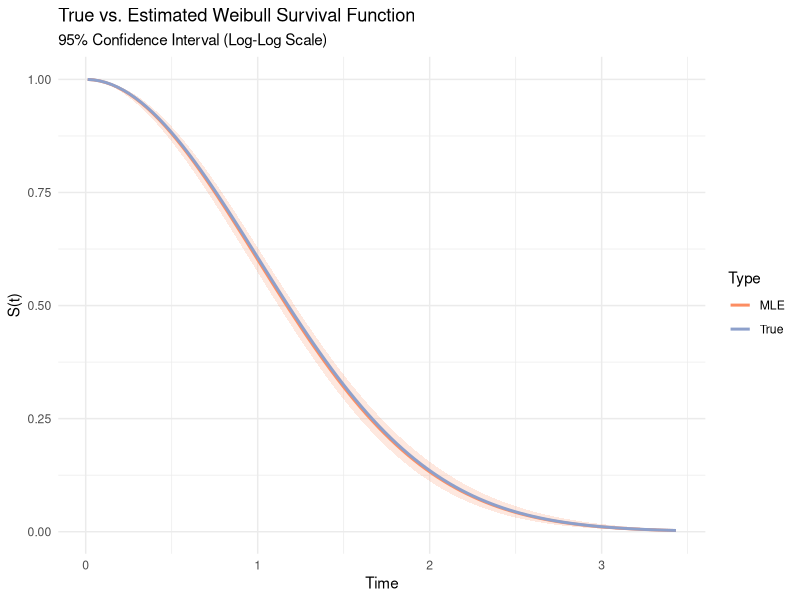
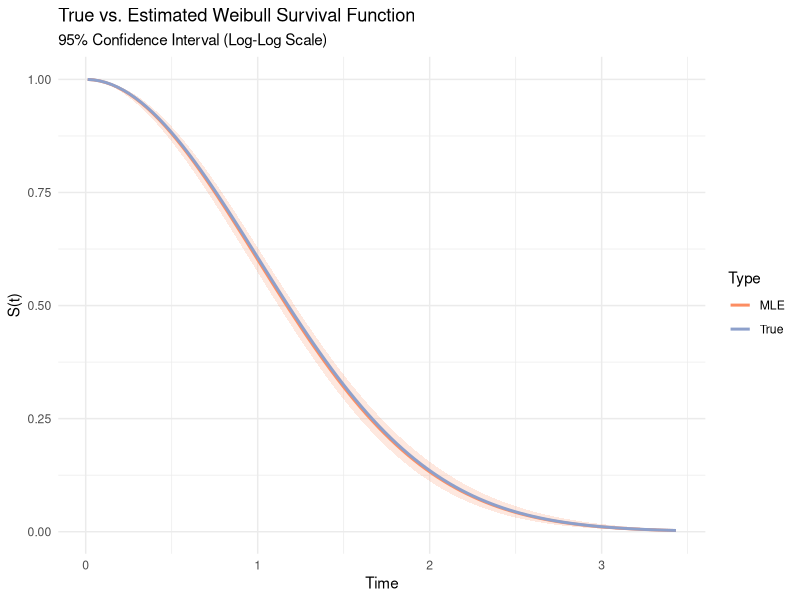

Generate these figures, in order, with R:
## ---------------------------
##
## Script name: Homework2_q3.R
##
## Author: Trent VanHawkins
##
## Date Created: 2026-01-24
##
##
## ---------------------------
## Load up libraries we need
library(survival)
library(tidyverse)
library(here)
# Map to proper parameterization ------------------------------------------
## Shape/Rate
alpha <- 2
beta <- 0.5

## Shape/Scale
sigma <- 1/beta^(1/alpha)

## Exponential Rate
lambda <- 1/3

# Simulate Failure and Censoring times ------------------------------------
set.seed(404)
n <- 1000
x <- rweibull(n, alpha, sigma)
c <- rexp(n, lambda)

# Define delta and t ------------------------------------------------------
t <- ifelse(x < c, x, c)
delta <- as.numeric(t == x)


# Fit survival function ---------------------------------------------------
fit <- survreg(Surv(t, delta, type = "right") ~ 1, dist="weibull")

## Extract estimated parameters
est_intercept <- coef(fit)
est_scale_tau <- fit$scale

## Convert them back to your alpha and beta
est_alpha <- 1 / est_scale_tau
est_sigma <- as.numeric(exp(coef(fit)))
est_beta  <- exp(-est_intercept / est_scale_tau)

# Compute the predicted values from some values of t ---------------------------
plot_times <- seq(min(t), max(t), length.out = 100)

## Compute true and predicted values
S_t   <- pweibull(plot_times, shape = alpha, scale = sigma, lower.tail = FALSE)
S_hat <- pweibull(plot_times, shape = est_alpha, scale = est_sigma, lower.tail = FALSE)


# Compute the variance and CI ---------------------------------------------
get_ci <- function(t, fit) {
  mu <- as.numeric(coef(fit))
  tau <- fit$scale
  
  # Calculate Z at time t
  z <- (log(t) - mu) / tau
  
  # Gradient (already on log-log scale)
  grad_mu     <- -1 / tau
  grad_logtau <- -z
  grad_vec    <- c(grad_mu, grad_logtau)
  
  # Variance on the log-log scale
  var <- drop(t(grad_vec) %*% vcov(fit) %*% grad_vec)
  se  <- sqrt(var)
  
  # Confidence Interval
  z_lower <- z - 1.96 * se
  z_upper <- z + 1.96 * se
  
  # Back-transform to Survival (0,1) scale
  s_lower <- exp(-exp(z_upper))
  s_upper <- exp(-exp(z_lower))
  
  return(c(lower = s_lower, upper = s_upper))
}

CI <- sapply(plot_times, function(t) get_ci(t, fit))

## Create a dataframe for plotting
res_df <- data.frame(
  time = plot_times,
  True = S_t,
  MLE = S_hat,
  lower_ci = CI[1,],
  upper_ci = CI[2,]
) %>% 
  pivot_longer(cols = c(True, MLE), names_to = "type", values_to = "survival")

colors <- RColorBrewer::brewer.pal(3, "Set2")
## Plot it
ggplot(res_df, aes(x = time, y = survival, color = type)) +
  geom_ribbon(data = res_df %>% filter(type == "MLE"), 
              aes(ymin = lower_ci, ymax = upper_ci, x = time),
              fill = colors[2], 
              alpha = 0.2, 
              inherit.aes = FALSE) + 
  geom_line(size = 1) +
  theme_minimal() +
  labs(title = "True vs. Estimated Weibull Survival Function",
       subtitle = "95% Confidence Interval (Log-Log Scale)",
       y = "S(t)", 
       x = "Time", 
       color = "Type") +
  scale_color_manual(values = c("MLE" = colors[2], "True" = colors[3]))

ggsave("Weibull_survplot.png", path = here("Homework/Figures/"), width = 6, height = 4, units = "in")
